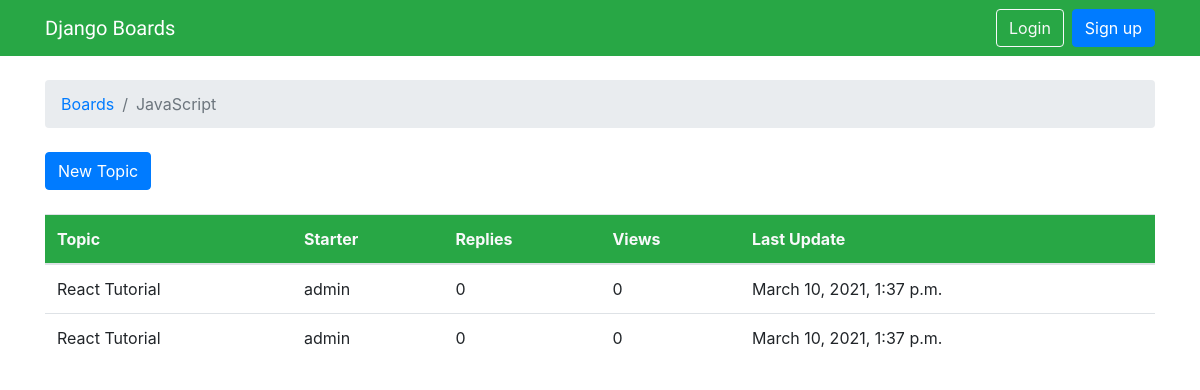
/boards/3/, run on the app's committed database.
### boards/models.py (models this page shows, shortened)
class Board(models.Model):
    name = models.CharField(max_length=30, unique=True)
    description = models.CharField(max_length=100)

class Topic(models.Model):
    subject = models.CharField(max_length=255)
    last_updated = models.DateTimeField(auto_now_add=True)
    board = models.ForeignKey(Board, related_name='topics', on_delete=models.CASCADE)
    starter = models.ForeignKey(User, related_name='topics', on_delete=models.CASCADE)

### boards/views.py (the view)
# urls.py: path('boards/<str:pk>/', views.board_topics, name='board_topics'),
def board_topics(request, pk):
	board = get_object_or_404(Board, pk=pk)
	return render(request, 'topics.html', {'board': board})

### templates/topics.html (shortened to what this page needs)
{% extends 'base.html' %}
{% block breadcrumb %}
<li class="breadcrumb-item"><a href="{% url 'home' %}">Boards</a></li>
<li class="breadcrumb-item active">{{ board.name }}</li>
{% endblock %}
{% block content %}
<div class="mb-4">
  <a href="{% url 'new_topic' board.pk %}" class="btn btn-primary">New Topic</a>
</div>
<table class="table">
  <thead class="thead-inverse bg-success text-light">
    <tr>
      <th>Topic</th>
      <th>Starter</th>
      <th>Replies</th>
      <th>Views</th>
      <th>Last Update</th>
    </tr>
  </thead>
  <tbody>
    {% for topic in board.topics.all %}
    <tr>
      <th class="font-weight-normal">{{ topic.subject }}</th>
      <th class="font-weight-normal">{{ topic.starter.username }}</th>
      <th class="font-weight-normal">0</th>
      <th class="font-weight-normal">0</th>
      <th class="font-weight-normal">{{ topic.last_updated }}</th>
    </tr>
    {% endfor %}
  </tbody>
</table>
{% endblock %}

### data on the page
Board: name "JavaScript"
Topic: subject "React Tutorial", starter.username "admin", last_updated "March 10, 2021, 1:37 p.m."
Topic: subject "React Tutorial", starter.username "admin", last_updated "March 10, 2021, 1:37 p.m."
